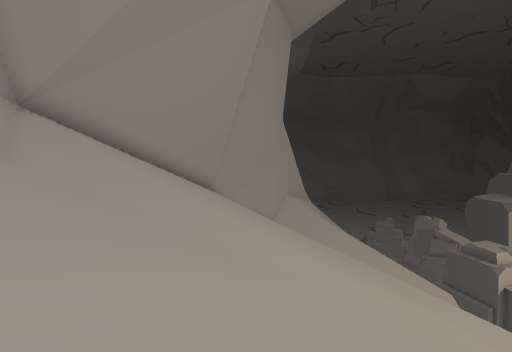
[1] (above)

17 first-person views from a walk through a 3-D level made in the Unity game engine. The camera is 0.72 m above the floor, tilts 4° down and sees 85° across. The floor is counted in squares, 0.5 m on a side. Each view is taken from the middle of a square. On the plan, view 1 faces up. The plan holds only what a view shows up to about 14 squares ahead; the rest is blank. The place goes on beyond the plan. Some animated figures are left out.

[2]
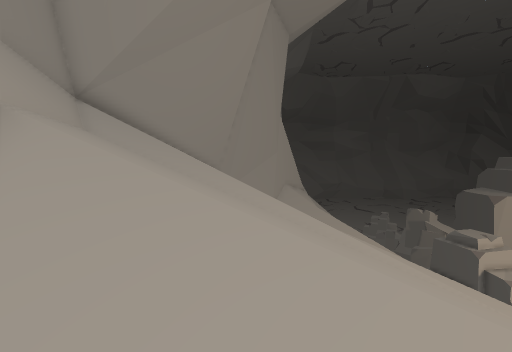

[3]
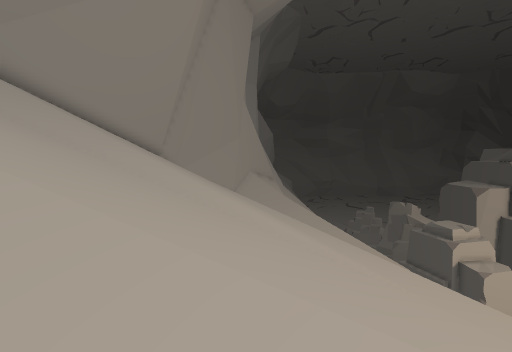

[4]
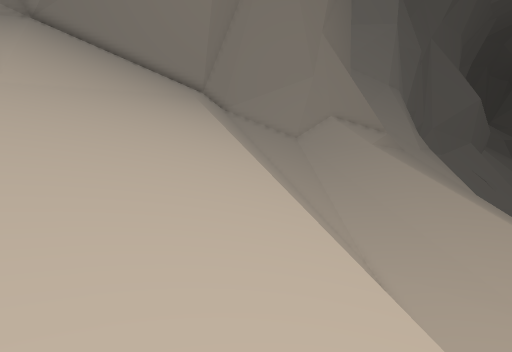

[5]
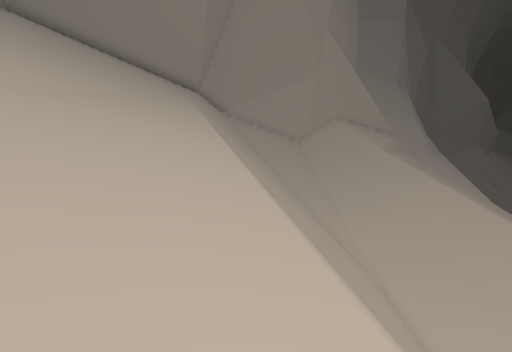

[6]
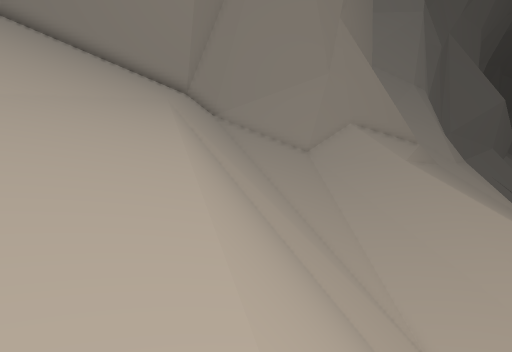

[7]
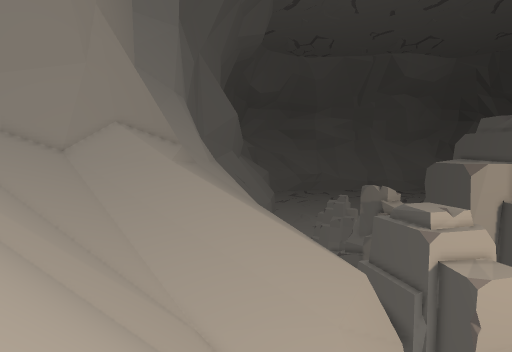

[8]
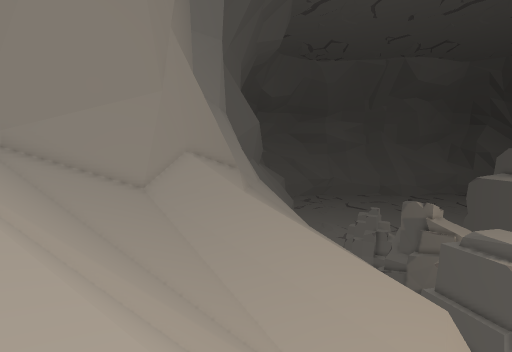

[9]
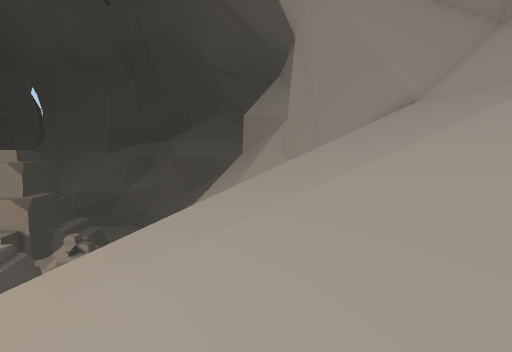

[10]
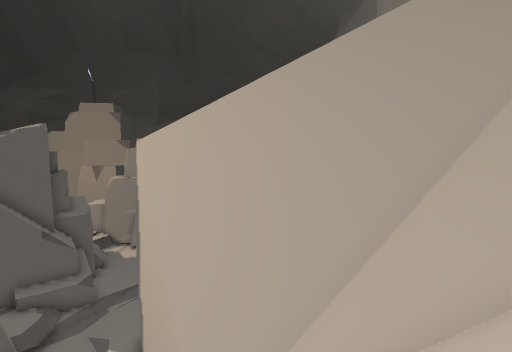

[11]
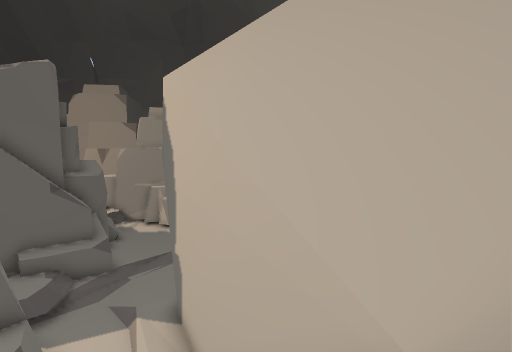

[12]
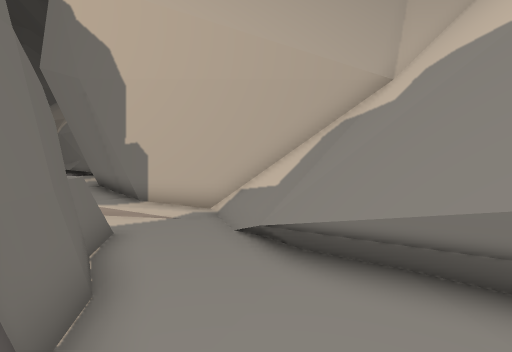

[13]
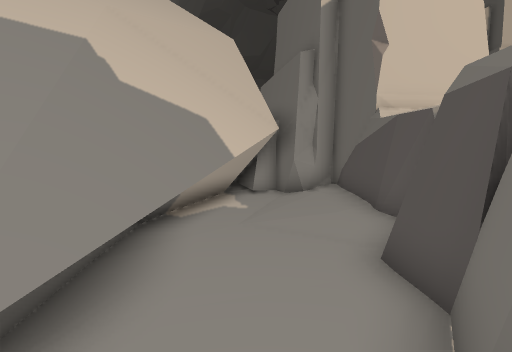

[14]
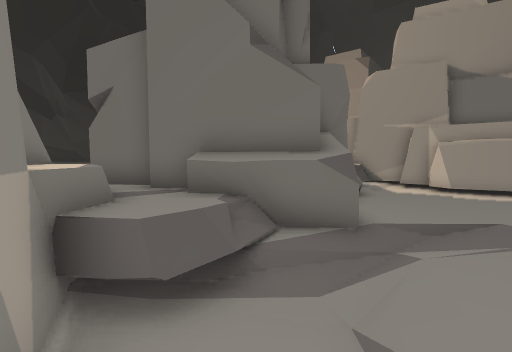

[15]
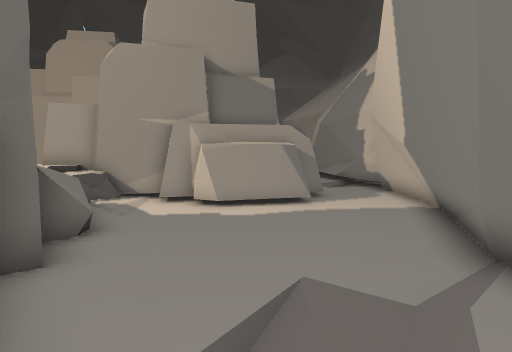

[16]
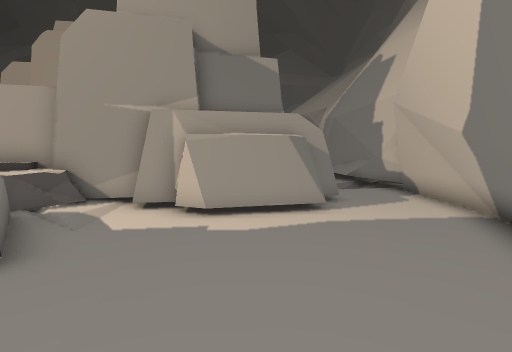

[17]
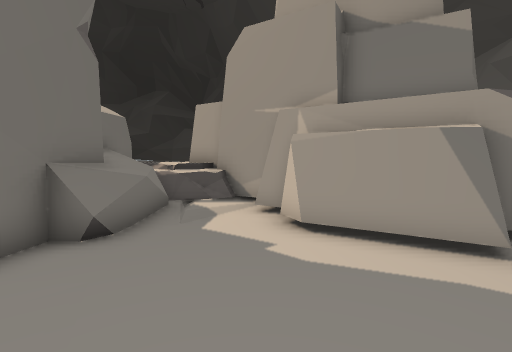

### Floor plan
Key: @ floor where view 1 was taken; # wall or solid block; x gap in a wall; . main floor; : floor 0.35 m higher than the main floor; / step, stairs or slope; = window, fence, low wall or low ledge; ^ raised ledge; v drop or lower ground; R rock; O other object.
Columns run from 5 left of view 1 to 25 right of it. Each row starts with its distance up from view 1.
 26                        O
 25                      v O
 24             ///      v OO
 23             ///      vvOO
 22           ///////////v OOO
 21        #/////////////v#OOR
 20       ##////////////v=#..ROO
 19      ##////////////vv##..RR
 18     ##/////////////vv##..R
 17     #///////////////v#...R
 16    ##///////////////##..RR
 15    #////////////////#=..RR
 14   ##//////////===#//=...R
 13   ##//////====^^^##//..O#
 12   #////===^^#^^^^ #//..O
 11  ##/////vvvv===^  ##..OO
 10  ##////////vvvvvv  #...O##
  9  #///////////vvvvv ##...O#O
  8 ##/////////////vvvv # ...ROOOO
  7 #=///////////////vvv##...:   O
  6 #//////////////////v##.///OOOO
  5 #/////////////////   x./OO OO
  4 #=/////////////////  x..OO
  3 ##////////////      ##...O
  2 ##=////////////     ##....O
  1  ##////////////    .#.....O
  0  ###/@///          ##.....OO
 -1    #//  /         .##......OOO
 -2    ##/            =#.......OO
 -3     #             ##........RRR
 -4     #            .##.OOOOOO.RRR
 -5     ##           ##..OOOOOOORRR

Positions as (right, up) in squares from view 1, and headings:
1: (0, 0), facing up
2: (0, -2), facing up
3: (3, -1), facing up
4: (13, 4), facing up-left
5: (12, 5), facing up-left
6: (10, 7), facing up-left
7: (10, 7), facing up
8: (6, 8), facing up
9: (2, 9), facing down
10: (11, 18), facing down
11: (13, 16), facing down
12: (19, 17), facing down-left
13: (17, 12), facing up
14: (17, 9), facing down-right
15: (18, 5), facing down
16: (18, 3), facing down
17: (16, 1), facing down-right
